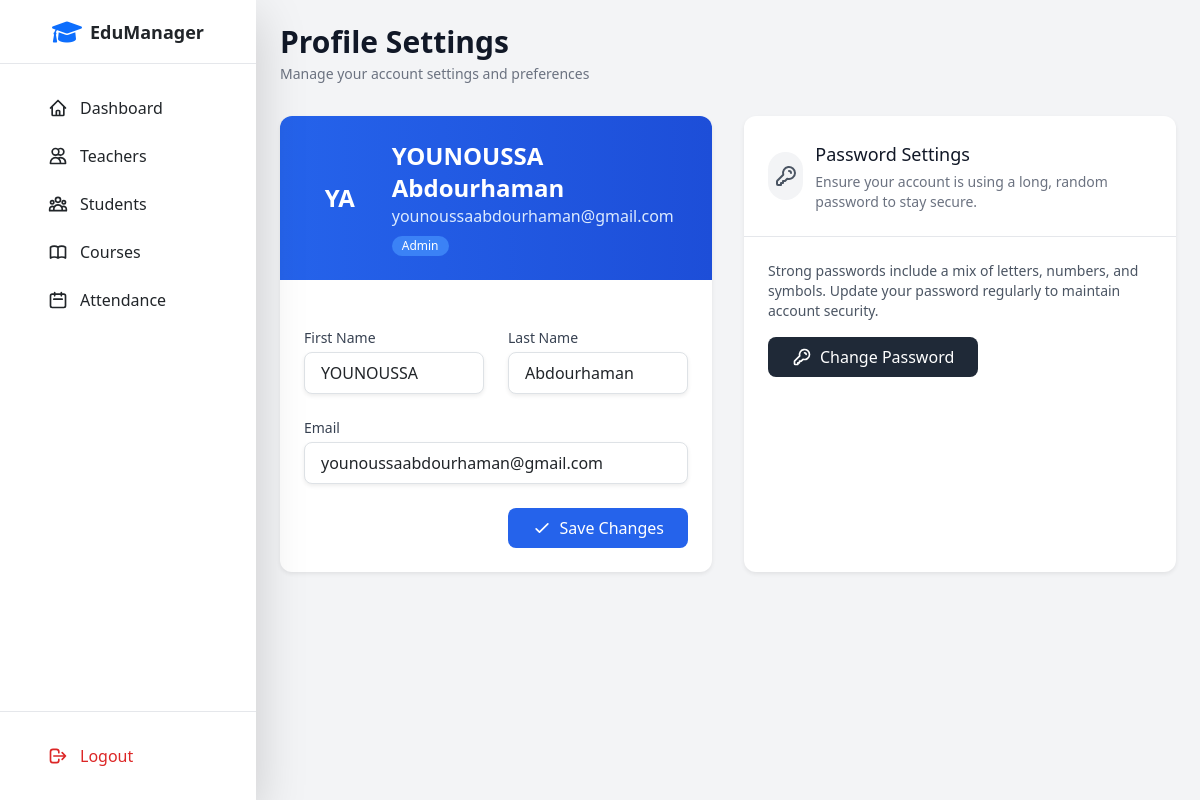
The app's page /profile/ (signed in), older data.
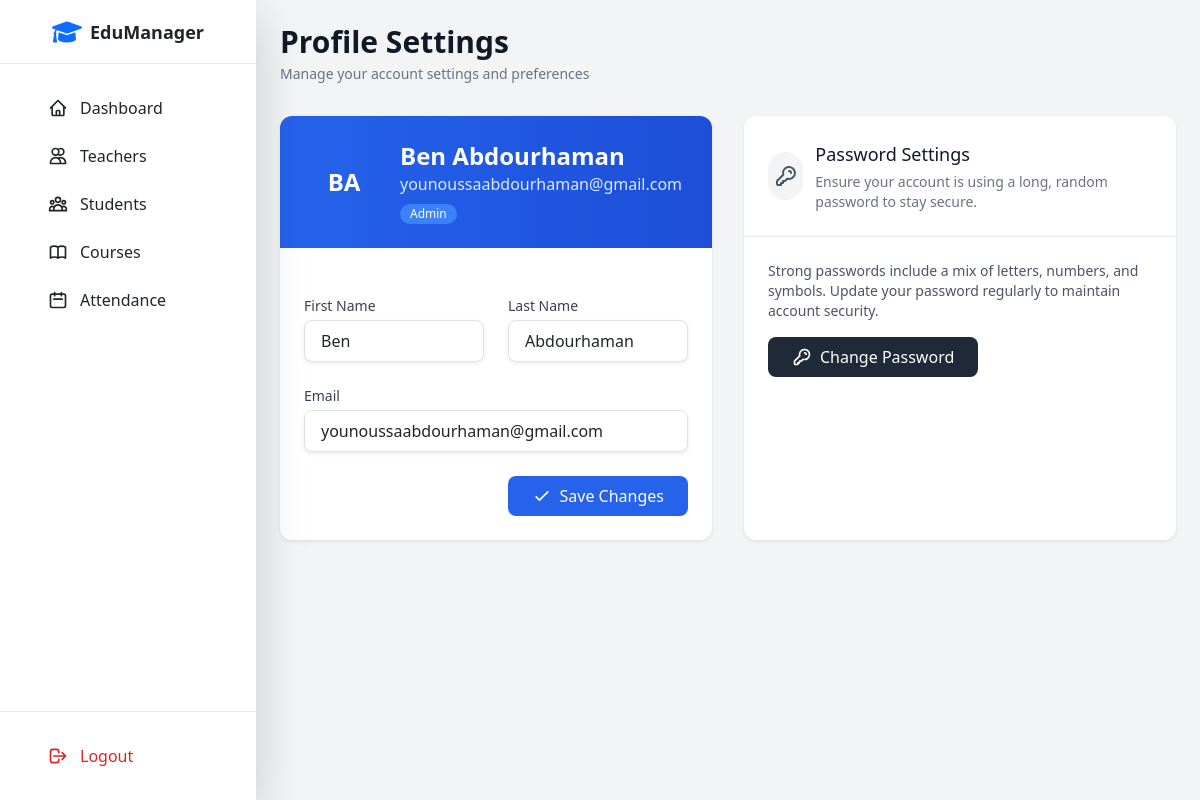
The same page, newer data.
### core/models.py (models this page shows)
class User(AbstractBaseUser, PermissionsMixin):
    ROLE_CHOICES = (
        ('admin', 'Admin'),
        ('teacher', 'Teacher'),
    )
    email = models.EmailField(_('email address'), unique=True)
    first_name = models.CharField(max_length=30, blank=True)
    last_name = models.CharField(max_length=30, blank=True)
    role = models.CharField(max_length=10, choices=ROLE_CHOICES)
    is_active = models.BooleanField(default=True)
    is_staff = models.BooleanField(default=False)
    date_joined = models.DateTimeField(default=timezone.now)
    school = models.ForeignKey(School, on_delete=models.CASCADE, related_name='users', null=True)
    objects = CustomUserManager()
    USERNAME_FIELD = 'email'
    REQUIRED_FIELDS = ['role']
    class Meta:
        verbose_name = _('user')
        verbose_name_plural = _('users')
    def get_full_name(self):
        return f'{self.first_name} {self.last_name}'

### core/views.py (the view, shortened to what this page needs)
# urls.py: path('profile/', UserProfileView.as_view(), name='profile'),
class UserProfileView(LoginRequiredMixin, UpdateView):
    model = User
    form_class = UserProfileForm
    template_name = 'users/profile.html'
    success_url = reverse_lazy('profile')
    def get_object(self):
        return self.request.user

### core/forms.py
class UserProfileForm(forms.ModelForm):
    class Meta:
        model = User
        fields = ('first_name', 'last_name', 'email')
    def __init__(self, *args, **kwargs):
        super().__init__(*args, **kwargs)
        for field in self.fields.values():
            field.widget.attrs['class'] = 'form-control'

### core/templates/users/profile.html (shortened to what the changed rows need)
{% extends 'base/base.html' %}
{% load static %}
{% block content %}
<div class="min-h-screen bg-gray-50/30">
    <div class="max-w-7xl mx-auto p-4 md:p-6 lg:p-8">
        <div class="mb-8">
            <h1 class="text-2xl md:text-3xl font-bold text-gray-900">Profile Settings</h1>
        </div>
        <div class="grid grid-cols-1 lg:grid-cols-2 gap-8">
            <div class="bg-white rounded-xl shadow-sm overflow-hidden">
                <div class="p-6 bg-gradient-to-r from-blue-600 to-blue-700 text-white">
                    <div class="flex items-center space-x-4">
                        <div class="h-20 w-20 rounded-full bg-white/30 flex items-center justify-center text-2xl font-bold">
                            {{ user.first_name|first }}{{ user.last_name|first }}
                        </div>
                        <div>
                            <h2 class="text-2xl font-bold">{{ user.get_full_name }}</h2>
                            <p class="text-blue-100">{{ user.email }}</p>
                            <span class="inline-flex items-center px-2.5 py-0.5 rounded-full text-xs font-medium bg-blue-500 text-white mt-2">
                                {{ user.role|title }}
                            </span>
                        </div>
                    </div>
                </div>
                <div class="p-6">
                    <form method="post" class="space-y-6">
                        <div class="grid grid-cols-1 md:grid-cols-2 gap-6">
                            <div>
                                <label for="{{ form.first_name.id_for_label }}" class="block text-sm font-medium text-gray-700">First Name</label>
                                <input type="text" name="{{ form.first_name.name }}" id="{{ form.first_name.id_for_label }}"
                                       value="{{ form.first_name.value|default:'' }}"
                                       class="mt-1 block w-full rounded-lg border border-gray-300 py-2 px-3 shadow-sm focus:border-blue-500 focus:ring-blue-500">
                            </div>
                            <div>
                                <label for="{{ form.last_name.id_for_label }}" class="block text-sm font-medium text-gray-700">Last Name</label>
                                <input type="text" name="{{ form.last_name.name }}" id="{{ form.last_name.id_for_label }}"
                                       value="{{ form.last_name.value|default:'' }}"
                                       class="mt-1 block w-full rounded-lg border border-gray-300 py-2 px-3 shadow-sm focus:border-blue-500 focus:ring-blue-500">
                            </div>
                        </div>
                        <div>
                            <label for="{{ form.email.id_for_label }}" class="block text-sm font-medium text-gray-700">Email</label>
                            <input type="email" name="{{ form.email.name }}" id="{{ form.email.id_for_label }}"
                                   value="{{ form.email.value|default:'' }}"
                                   class="mt-1 block w-full rounded-lg border border-gray-300 py-2 px-3 shadow-sm focus:border-blue-500 focus:ring-blue-500">
                        </div>
                    </form>
                </div>
            </div>
        </div>
    </div>
</div>
{% endblock %}

Row changes from the older to the newer data that the page shows:
changed User "younoussaabdourhaman@gmail.com": first_name|first "Y" → "B"; get_full_name "YOUNOUSSA Abdourhaman" → "Ben Abdourhaman"; first_name "YOUNOUSSA" → "Ben"
